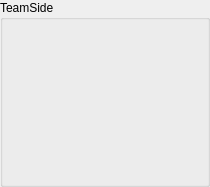
<?xml version="1.0" encoding="UTF-8"?>
<ui version="4.0">
 <class>AttackSideWidget</class>
 <widget class="QWidget" name="TeamSide">
  <property name="geometry">
   <rect>
    <x>0</x>
    <y>0</y>
    <width>210</width>
    <height>187</height>
   </rect>
  </property>
  <property name="windowTitle">
   <string>Form</string>
  </property>
  <layout class="QGridLayout" name="gridLayout">
   <property name="leftMargin">
    <number>0</number>
   </property>
   <property name="topMargin">
    <number>0</number>
   </property>
   <property name="rightMargin">
    <number>0</number>
   </property>
   <property name="bottomMargin">
    <number>0</number>
   </property>
   <property name="spacing">
    <number>0</number>
   </property>
   <item row="0" column="0">
    <widget class="QGroupBox" name="teamSide">
     <property name="title">
      <string>TeamSide</string>
     </property>
     <layout class="QGridLayout" name="gridLayout_2">
      <property name="leftMargin">
       <number>0</number>
      </property>
      <property name="topMargin">
       <number>0</number>
      </property>
      <property name="rightMargin">
       <number>0</number>
      </property>
      <property name="bottomMargin">
       <number>0</number>
      </property>
      <property name="spacing">
       <number>0</number>
      </property>
      <item row="0" column="0">
       <widget class="QLabel" name="side">
        <property name="text">
         <string/>
        </property>
        <property name="alignment">
         <set>Qt::AlignCenter</set>
        </property>
       </widget>
      </item>
     </layout>
    </widget>
   </item>
  </layout>
 </widget>
 <resources/>
 <connections/>
</ui>
